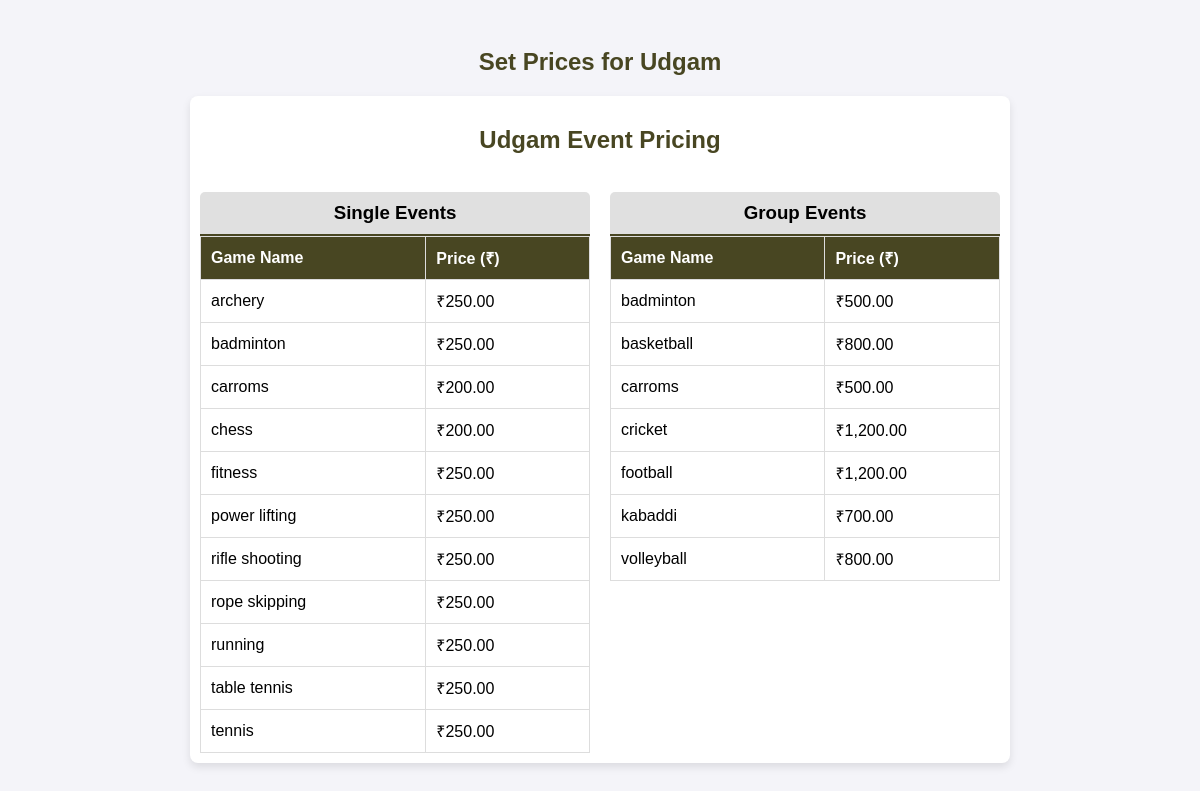
Screenshot of /admin/payments.php with the database file from the repository.
### tables this page shows
CREATE TABLE game_prices (
    id INT PRIMARY KEY,
    game_name VARCHAR(100) NOT NULL,
    price DECIMAL(10,2) NOT NULL,
    event VARCHAR(100) NOT NULL,
    type VARCHAR(20) NOT NULL
);

### admin/payments.php (the view, shortened to what this page needs)
<?php
$servername = "localhost";
$username = "root";
$password = "";
$dbname = "sports";
$port = 3307;
$conn = new mysqli($servername, $username, $password, $dbname, $port);
$isAdmin = isset($_SESSION['admin_username']);
$query_single = "SELECT id, game_name, price FROM game_prices WHERE type = 'single' ORDER BY game_name";
$result_single = $conn->query($query_single);
$single_prices = [];
while ($row = $result_single->fetch_assoc()) {
    $single_prices[] = $row;
}
$query_group = "SELECT id, game_name, price FROM game_prices WHERE type = 'group' ORDER BY game_name";
$result_group = $conn->query($query_group);
$group_prices = [];
while ($row = $result_group->fetch_assoc()) {
    $group_prices[] = $row;
}
?>
<!DOCTYPE html>
<html lang="en">
<head>
</head>
<body>
<h2>Set Prices for Udgam</h2>
<div class="container">
    <h2>Udgam Event Pricing</h2>
    <div class="price-tables">
        <div class="price-table">
            <h3 class="section-header">Single Events</h3>
            <table>
                <tr>
                    <th>Game Name</th>
                    <th>Price (₹)</th>
                </tr>
                <?php if (!empty($single_prices)): ?>
                    <?php foreach ($single_prices as $row): ?>
                        <tr>
                            <td><?= htmlspecialchars($row['game_name']) ?></td>
                            <td>₹<?= number_format($row['price'], 2) ?></td>
                        </tr>
                    <?php endforeach; ?>
                <?php else: ?>
                    <tr><td colspan="<?= $isAdmin ? '3' : '2' ?>">No single event prices set yet.</td></tr>
                <?php endif; ?>
            </table>
        </div>
        <div class="price-table">
            <h3 class="section-header">Group Events</h3>
            <table>
                <tr>
                    <th>Game Name</th>
                    <th>Price (₹)</th>
                </tr>
                <?php if (!empty($group_prices)): ?>
                    <?php foreach ($group_prices as $row): ?>
                        <tr>
                            <td><?= htmlspecialchars($row['game_name']) ?></td>
                            <td>₹<?= number_format($row['price'], 2) ?></td>
                        </tr>
                    <?php endforeach; ?>
                <?php else: ?>
                    <tr><td colspan="<?= $isAdmin ? '3' : '2' ?>">No group event prices set yet.</td></tr>
                <?php endif; ?>
            </table>
        </div>
    </div>
</div>
</body>
</html>

### admin/payments.php (style rules this page uses)
body { font-family: Arial, sans-serif; text-align: center; background-color: #f4f4f9; padding: 20px; }
h2 { color: #484622; }
.container { max-width: 800px;margin: 20px auto;padding: 10px;background: white;border-radius: 8px;box-shadow: 0 4px 8px rgba(0,0,0,0.1); }
table { width: 100%;border-collapse: collapse; }
th, td { border: 1px solid #ddd;padding: 10px;text-align: left; }
th { background-color: #484622;color: white; }
.price-tables { display: flex; gap: 20px; justify-content: space-between; }
.price-table { flex: 1; }
.section-header { background-color: #e0e0e0; padding: 10px; border-radius: 5px 5px 0 0; margin-bottom: 0; border-bottom: 2px solid #484622; }

### rows the page displays
game_prices: game_name "archery", price "250.00"
game_prices: game_name "badminton", price "250.00"
game_prices: game_name "carroms", price "200.00"
game_prices: game_name "chess", price "200.00"
game_prices: game_name "fitness", price "250.00"
game_prices: game_name "power lifting", price "250.00"
game_prices: game_name "rifle shooting", price "250.00"
game_prices: game_name "rope skipping", price "250.00"
game_prices: game_name "running", price "250.00"
game_prices: game_name "table tennis", price "250.00"
game_prices: game_name "tennis", price "250.00"
game_prices: game_name "badminton", price "500.00"
game_prices: game_name "basketball", price "800.00"
game_prices: game_name "carroms", price "500.00"
game_prices: game_name "cricket", price "1,200.00"
game_prices: game_name "football", price "1,200.00"
game_prices: game_name "kabaddi", price "700.00"
game_prices: game_name "volleyball", price "800.00"
